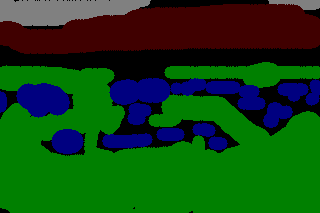
#> input picture Assignment_#4/data/mask/1_10_s_GT.bmp, 320 x 213 px, given as the content of the folder ./data/train, which was not available
$ python VisualDict.py
#> lines starting #> are read from the running program, lines starting #| are printed output that depends on the picture; pictures that were not available may be replaced by others from this repository, and a replacement may not be noted
### Assignment_#4/FilterBank.py
import matplotlib.pyplot as plt
import numpy as np
import sys
import glob

class FilterBank:
    def __init__(self):
        self.filter_bank = []
        self.range_dog_filter = range(0, 0)
        self.range_log_filter = range(0, 0)
        self.range_gauss_filter = range(0, 0)
        self.support = 49
        # self.
        self.create_filter()

    def create_filter(self):

        count = 0
        self.filter_bank.extend(self.create_dog_filter())
        length = len(self.filter_bank)
        self.range_dog_filter = range(count, length)
        count = length

        self.filter_bank.extend(self.create_log_filter())
        length = len(self.filter_bank)
        self.range_log_filter = range(count, length)
        count = length

        self.filter_bank.extend(self.create_gaussian_filter())
        length = len(self.filter_bank)
        self.range_gauss_filter = range(count, length)

        self.show_filter_bank()

    def create_gaussian_filter(self):
        filters = []
        sigmas = [1, 2, 4]

        for sigma in sigmas:

            ax = np.arange(-self.support // 2 + 1., self.support // 2 + 1.)
            xx, yy = np.meshgrid(ax, ax)

            kernel = np.exp(-0.5 * (np.square(xx) + np.square(yy)) / np.square(sigma))

            kernel = kernel / kernel.sum()

            filters.append(kernel)

        return filters

    def create_log_filter(self):
        filters = []
        sigmas = [1, 2, 4, 8]

        for sigma in sigmas:

            ax = np.arange(-self.support // 2 + 1., self.support // 2 + 1.)
            xx, yy = np.meshgrid(ax, ax)

            h = np.exp(-0.5 * (np.square(xx) + np.square(yy)) / np.square(sigma))
            h[h < sys.float_info.epsilon * h.max()] = 0
            h = h/h.sum() if h.sum() != 0 else h
            h1 = h * (np.square(xx) + np.square(yy) - 2 * np.square(sigma)) / (np.power(sigma, 4))

            kernel = h1 - h1.mean()

            filters.append(kernel)

        return filters

    def create_dog_filter(self):
        filters = []
        sigmas = [2, 4]
        scale = 3
        nb_orient = 2

        ax = np.arange(-self.support // 2 + 1., self.support // 2 + 1.)
        xx, yy = np.meshgrid(ax, ax[::-1])

        org_pts = np.vstack((xx.flatten('F'), yy.flatten('F')))

        for sigma in sigmas:
            for i in range(nb_orient):
                angle = np.pi * i / nb_orient
                rot_mat = np.array([[np.cos(angle), -np.sin(angle)], [np.sin(angle), np.cos(angle)]])
                rot_pts = np.dot(rot_mat, org_pts)

                gx = self.gauss_derivative(0, scale * sigma, 0, rot_pts[0, :])
                gy = self.gauss_derivative(1, sigma, 0, rot_pts[1, :])

                kernel = np.multiply(gx, gy)
                kernel = kernel.reshape((self.support, self.support))
                kernel = kernel - np.mean(kernel[:])
                kernel = kernel/(np.sum(np.abs(kernel)))

                filters.append(kernel)


        return filters


    def gauss_derivative(self, order, sigma, mean, x):
        x = x - mean
        num = np.square(x)
        variance = np.square(sigma)

        g = np.exp(-num/(2*variance))/np.sqrt(np.pi * 2 * variance)
        if order is 1:
            g = np.multiply(-g, x / variance)
        elif order is 2:
            g = np.multiply(g, ((num - variance) / np.square(variance)))

        return g

    def show_filter_bank(self):
        fig, axes = plt.subplots(nrows=3, ncols=7, figsize=(8, 6))
        plt.gray()

        fig.suptitle('Filter bank', fontsize=12)

        # axes[0][0].axis('off')

        for filter, ax in zip(self.filter_bank[:6], axes[0][0:]):
            ax.imshow(filter)
            ax.axis('off')

        axes[0][6].axis('off')

        for filter, ax in zip(self.filter_bank[6:12], axes[1][0:]):
            ax.imshow(filter)
            ax.axis('off')

        axes[1][6].axis('off')

        # [11 lines of commented-out code are left out]

        for filter, ax in zip(self.filter_bank[self.range_log_filter[0]:self.range_gauss_filter[-1]+1], axes[2][0:]):
            ax.imshow(filter)
            ax.axis('off')

        plt.show()
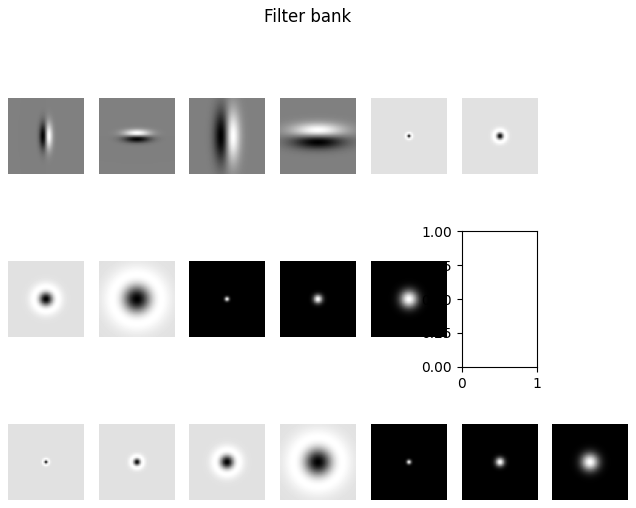
#> figure drawn by matplotlib, 18 panels

# [2 lines that do not run on import are left out]

### Assignment_#4/Superpixel.py
from skimage.segmentation import slic
from skimage.segmentation import mark_boundaries
from skimage.util import img_as_float
from skimage import io
import matplotlib.pyplot as plt
import numpy as np

from scipy.spatial import Delaunay

class Superpixel:
    def __init__(self):
        self.segment = None
        self.nb_segment = None
        self.centers = None

    def load_image(self, dir):
        return img_as_float(io.imread(dir))

    # [22 lines left out: functions convert, get_coordinates_of_pixels, not called in this run]

    def get_neighbor(self):
        tri = Delaunay(self.centers)
        return tri.vertex_neighbor_vertices

# [6 lines that do not run on import are left out]

### Assignment_#4/VisualDict.py
import matplotlib.pyplot as plt
from skimage import io, color
import scipy.ndimage as ndimage
import numpy as np
import glob
import pickle

from sklearn.cluster import MiniBatchKMeans

from FilterBank import FilterBank
from Superpixel import Superpixel

class VisualDict:
    def __init__(self, fb, path_train):
        self.fb = fb
        self.nb_features = 3 * len(fb.range_gauss_filter) + len(fb.range_dog_filter) + len(fb.range_log_filter)

        self.path_train = path_train
        self.cluster = None
        self.nb_clusters = 150

        # BoW
        self.dictionary = {'void':      np.zeros(self.nb_clusters),
                           'building':  np.zeros(self.nb_clusters),
                           'grass':     np.zeros(self.nb_clusters),
                           'tree':      np.zeros(self.nb_clusters),
                           'cow':       np.zeros(self.nb_clusters),
                           'horse':     np.zeros(self.nb_clusters),
                           'sheep':     np.zeros(self.nb_clusters),
                           'sky':       np.zeros(self.nb_clusters),
                           'mountain':  np.zeros(self.nb_clusters),
                           'aeroplane': np.zeros(self.nb_clusters),
                           'face':      np.zeros(self.nb_clusters),
                           'car':       np.zeros(self.nb_clusters),
                           'bicycle':   np.zeros(self.nb_clusters)}

        # category information
        self.category = {(0, 0, 0):     'void',
                         (128, 0, 0):   'building',
                         (0, 128, 0):   'grass',
                         (128, 128, 0): 'tree' ,
                         (0, 0, 128):   'cow',
                         (128, 0, 128): 'horse',
                         (0, 128, 128): 'sheep',
                         (128, 128, 128): 'sky',
                         (64, 0, 0):    'mountain',
                         (192, 0, 0):   'aeroplane',
                         (192, 128, 0): 'face',
                         (64, 0, 128):  'car',
                         (192, 0, 128): 'bicycle'}

    def init_dictionary(self, category):
        for key in category:
            self.dictionary[key] = self.nb_features

    def train(self, save=False, save_dir=None):
#> called with save = True
        train_img_list = glob.glob(self.path_train+"/*")
        print(train_img_list)

        train_features = []

        for img_file in train_img_list:
            img = io.imread(img_file)
#> img is the input picture: shape (213, 320, 3); mean R, G, B 17.2, 70, 20.6
            img = color.rgb2lab(img)
#> img: shape (213, 320, 3) float64; mean of channels 0, 1, 2 28.8, -15.2, 20.2
            img_features = self.extract_texton_feature(img, self.fb, self.nb_features)
            train_features.extend(img_features)

        train_features = np.array(train_features)
        print(train_features.shape)

        kmeans_cluster = MiniBatchKMeans(n_clusters=self.nb_clusters, verbose=1, max_iter=300)
        kmeans_cluster.fit(train_features)
        print(kmeans_cluster.cluster_centers_)
        print(kmeans_cluster.cluster_centers_.shape)

        self.cluster = kmeans_cluster

        # save kmeans result
        if save is True:
            with open(save_dir, 'wb') as f:
                pickle.dump(self.cluster, f)

    def load_cluster(self, dir_file):
        with open(dir_file, 'rb') as f:
            self.cluster = pickle.load(f)

    def extract_texton_feature(self, img, fb, nb_features):
        # split CIE lab color image
#> called with nb_features = 17
        L, a, b = np.transpose(img, (-1, 0, 1))
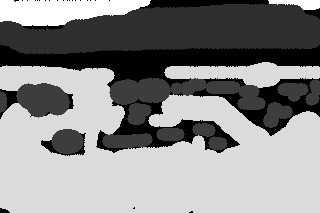
#> L: shape (213, 320) float64; min 0, max 53.59, mean 28.8; drawn with min black and max white
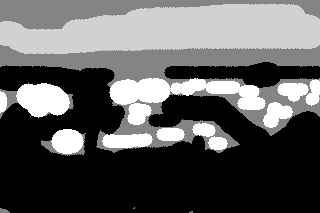
#> a: shape (213, 320) float64; min -51.7, max 47.5, mean -15.2; drawn with min black and max white
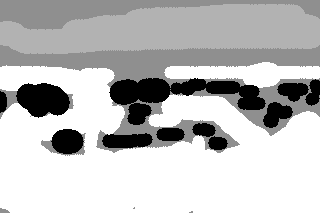
#> b: shape (213, 320) float64; min -64.7, max 49.9, mean 20.2; drawn with min black and max white

        filter_bank = fb.filter_bank

        features = np.empty((nb_features, img.shape[0], img.shape[1]))

        cnt = 0
        for i in fb.range_gauss_filter:
            features[cnt] = ndimage.convolve(L, filter_bank[i])
            features[cnt+1] = ndimage.convolve(a, filter_bank[i])
            features[cnt+2] = ndimage.convolve(b, filter_bank[i])
            cnt += 3
#> after the loop, cnt = 9

        for i in fb.range_dog_filter:
            features[cnt] = ndimage.convolve(L, filter_bank[i])
            cnt += 1
#> after the loop, cnt = 13

        for i in fb.range_log_filter:
            features[cnt] = ndimage.convolve(L, filter_bank[i])
            cnt += 1
#> after the loop, cnt = 17

        features = np.transpose(features, (1, 2, 0))
        features = features.reshape(-1, nb_features)
        print(features.shape)
#| (68160, 17)
#| (68160, 17)
#> (printed output is left out)

        return features

    def save_features(self, src, dst):
        bmp_file_list = glob.glob(src + '/*_s.bmp')

        for bmp_file in bmp_file_list:
            img = io.imread(bmp_file)
            img = color.rgb2lab(img)
            img_features = self.extract_texton_feature(img, self.fb, self.nb_features)
            img_features = img_features.reshape(img.shape[0], img.shape[1], self.nb_features)
            print(img_features.shape)

            filename = bmp_file.split('\\')[-1]
            filename = filename.split('s')[0] + 'feature'

            file_dir = dst + '/' + filename

            with open(file_dir, 'wb') as f:
                pickle.dump(img_features, f)

    def create_superpixel_histogram(self):
        sp = Superpixel()

        # Load original image as superpixel
        img_dir = self.path_train
        img_list = glob.glob(img_dir+'\\*.bmp')
        for img_file in img_list:
            img = sp.load_image(img_file)
            sp.convert(img, show=False)

            feature_dir = img_file.split('\\')[-1]
            idx_name = feature_dir.split('s')[0]
            feature_dir = './data/features_original/' + idx_name + 'feature'
            features = None
            with open(feature_dir, 'rb') as f:
                features = pickle.load(f)

            for i in range(sp.nb_segment):
                coords = sp.get_coordinates_of_pixels(i)

                nn = []
                for coord in coords:
                    print(idx_name)
                    feature = features[coord[0]][coord[1]]
                    feature = feature.reshape(1, -1)
                    nn.append(self.cluster.predict(feature))

                hist, bins = np.histogram(nn, bins=np.arange(self.nb_clusters+1), density=True)

                yield idx_name, coords, hist

    def create_dictionary(self, save=False, save_dir=None):
#> called with save = True, save_dir = './model/voca_model/dictionary_200'
        import operator

        mask_dir = './data/mask/'
        for idx_name, segment, hist in self.create_superpixel_histogram():
            mask_img = io.imread(mask_dir + idx_name + "s_GT.bmp")

            voting = {}
            for (y, x) in segment:
                rgb = tuple(mask_img[y][x])

                if rgb not in self.category:
                    continue

                category = self.category[rgb]
                voting[category] = voting.get(category, 0) + 1

            if voting:
                print(voting.items())
                max_category = max(voting.items(), key=operator.itemgetter(1))[0]
                self.dictionary[max_category] += hist

        # Normalize
        for k, v in self.dictionary.items():
            if not np.isclose(v.sum(), 0.0):
                self.dictionary[k] /= v.sum()

        print(self.dictionary)

        if save is True:

            with open(save_dir, "wb") as f:
                pickle.dump(self.dictionary, f)

    def load_dictionary(self, dir):
        with open(dir, "rb") as f:
            self.dictionary = pickle.load(f)

    def show_dictionary(self):
        for k, v in self.dictionary.items():
            bins = np.arange(len(v))
            plt.suptitle(k)

            plt.bar(bins, v)
            plt.ylim(ymax=0.5)

            plt.show()


if __name__ == "__main__":
    fb = FilterBank()
    vs = VisualDict(fb, "./data/train")
    #vs.save_features('./data/image', './data/features')
    vs.train(save=True, save_dir="./model/k_means_model/k_means_cluster_200")
    vs.load_cluster('./model/k_means_model/k_means_cluster_200')
    #vs.load_dictionary('./dictionary_with_face')
    vs.create_dictionary(save=True, save_dir='./model/voca_model/dictionary_200')
    #vs.show_dictionary()

$ run again, on Assignment_#4/data/mask/1_18_s_GT.bmp
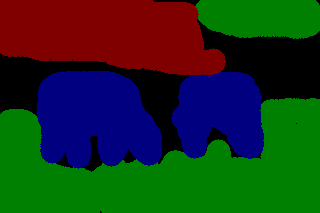
#> input picture Assignment_#4/data/mask/1_18_s_GT.bmp, 320 x 213 px, given as the content of the folder ./data/train, which was not available
#> in train, img is the input picture: shape (213, 320, 3); mean R, G, B 25.2, 50.5, 29.6
#> img: shape (213, 320, 3) float64; mean of channels 0, 1, 2 26.3, 0.1, 12.2
#> in extract_texton_feature, `L, a, b = np.transpose(img, (-1, 0, 1))`:
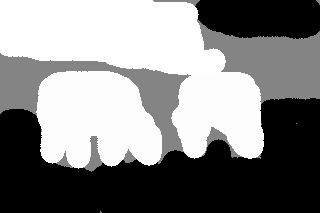
#> a: shape (213, 320) float64; min -51.7, max 48.05, mean 0.1; drawn with min black and max white
#> in extract_texton_feature, `L, a, b = np.transpose(img, (-1, 0, 1))`:
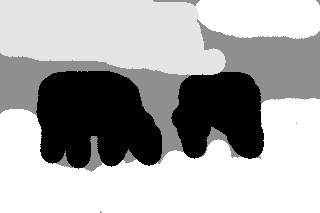
#> b: shape (213, 320) float64; min -64.7, max 49.9, mean 12.2; drawn with min black and max white
#> after the loop in extract_texton_feature, `for i in fb.range_gauss_filter:`: cnt = 9
#> after the loop in extract_texton_feature, `for i in fb.range_dog_filter:`: cnt = 13
#> after the loop in extract_texton_feature, `for i in fb.range_log_filter:`: cnt = 17
#| (68160, 17)
#| (68160, 17)
#> (printed output is left out)

$ run again, on Assignment_#4/data/mask/1_19_s_GT.bmp
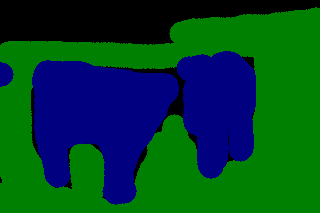
#> input picture Assignment_#4/data/mask/1_19_s_GT.bmp, 320 x 213 px, given as the content of the folder ./data/train, which was not available
#> in train, img is the input picture: shape (213, 320, 3); mean R, G, B 0, 67.9, 39.8
#> img: shape (213, 320, 3) float64; mean of channels 0, 1, 2 28.6, -12.7, 6.4
#> in extract_texton_feature, `L, a, b = np.transpose(img, (-1, 0, 1))`:
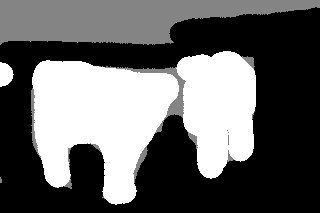
#> a: shape (213, 320) float64; min -51.7, max 47.5, mean -12.7; drawn with min black and max white
#> in extract_texton_feature, `L, a, b = np.transpose(img, (-1, 0, 1))`:
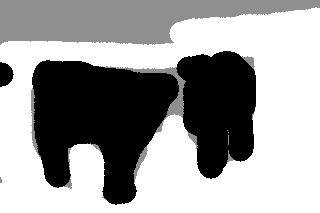
#> b: shape (213, 320) float64; min -64.7, max 49.9, mean 6.4; drawn with min black and max white
#> after the loop in extract_texton_feature, `for i in fb.range_gauss_filter:`: cnt = 9
#> after the loop in extract_texton_feature, `for i in fb.range_dog_filter:`: cnt = 13
#> after the loop in extract_texton_feature, `for i in fb.range_log_filter:`: cnt = 17
#| (68160, 17)
#| (68160, 17)
#> (printed output is left out)
